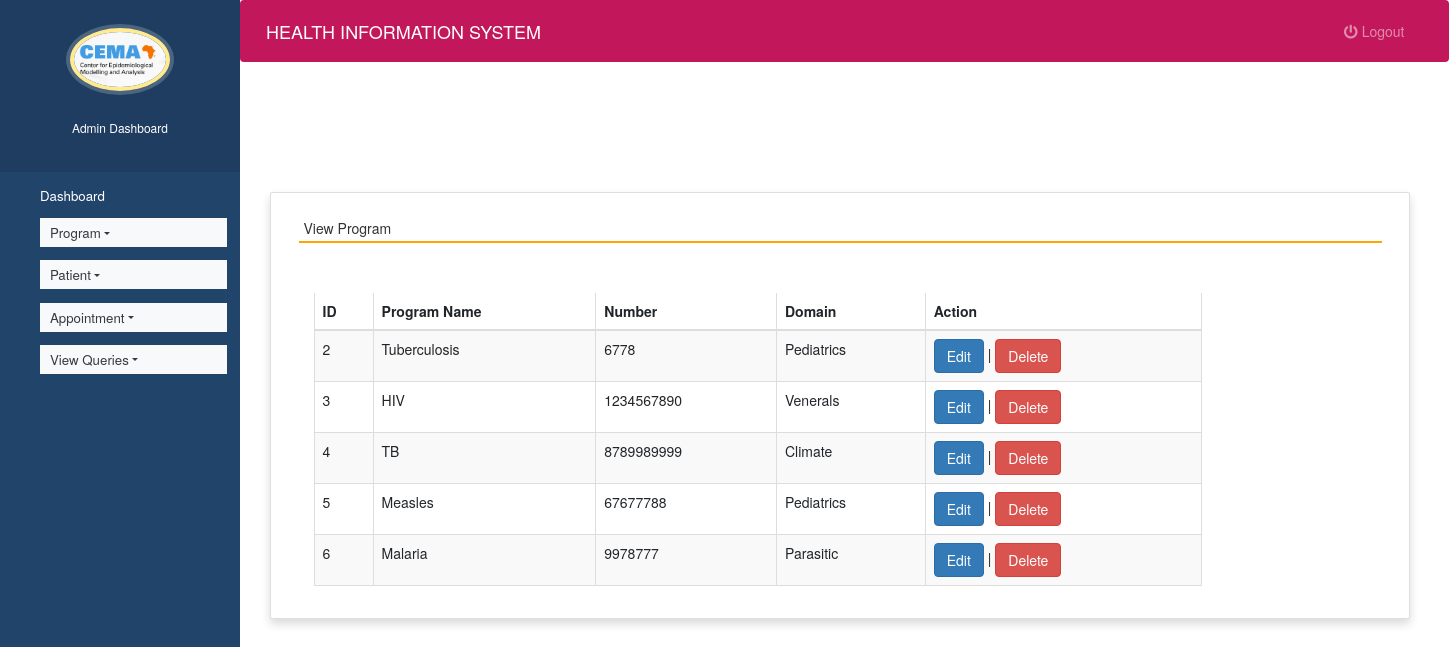
/view_program (signed in), run on the app's committed database.
### health/models.py (models this page shows, shortened)
class Program(models.Model):
    name = models.CharField(max_length=50)
    mobile = models.IntegerField()
    special = models.CharField(max_length=50)

### health/views.py (the view)
# urls.py: path('view_program', view_program, name='view_program'),
def view_program(request):
    if not request.user.is_staff:
        return redirect('login')
    prog = Program.objects.all()
    p = {'prog':prog}
    return render(request,'view_doctor.html', p)

### health/templates/view_doctor.html (shortened to what this page needs)
{% extends 'admin_nav.html' %}
{% load static %}
{% block content %}
<head>
 <link rel="stylesheet" href="https://maxcdn.bootstrapcdn.com/bootstrap/3.4.1/css/bootstrap.min.css">
  <link rel="stylesheet" href="https://cdnjs.cloudflare.com/ajax/libs/font-awesome/4.7.0/css/font-awesome.min.css">
  <link rel="stylesheet" href="https://use.fontawesome.com/releases/v5.6.3/css/all.css">
</head>
<br><br><br><br>
<div class="container card shadow m-5">
    <div class="card-body">
        <h5 class="p-2" style="border-bottom: 2px solid orange">View Program</h5>
		<div class="container mt-5">
			<div class="table-responsive">
		<table id="example" class="table table-striped table-bordered table-sm" style="width:80%">
			<thead>
				<tr>
					<th>ID</th>
					<th>Program Name</th>
					<th>Number</th>
					<th>Domain</th>
                    <th>Action</th>
				</tr>
			</thead>
			<tbody>
            {% for i in prog %}
			<tr>
				<td>{{i.id}}</td>
				<td>{{i.name}}</td>
				<td>{{i.mobile}}</td>
				<td>{{i.special}}</td>
				<td><a href="{% url 'edit_program' i.id %}" class="btn btn-primary">Edit</a> |
				<a href="{% url 'delete_program' i.id %}" onclick="return confirm('Are you ready to delete this record ?')" class="btn btn-danger">Delete</a></td>
			</tr>
			{% endfor %}
			</tbody>
		</table>
				</div>
	 </div>
	</div>
</div>
{% endblock content %}

### health/static/style.css (style rules this page uses)
body { padding-left: 240px; }

### health/templates/admin_nav.html (style rules this page uses)
a:link { text-decoration: none; }
a { color: white; }
body { padding-left: 240px; }

### data on the page
Program: id "2", name "Tuberculosis", mobile "6778", special "Pediatrics"
Program: id "3", name "HIV", mobile "1234567890", special "Venerals"
Program: id "4", name "TB", mobile "8789989999", special "Climate"
Program: id "5", name "Measles", mobile "67677788", special "Pediatrics"
Program: id "6", name "Malaria", mobile "9978777", special "Parasitic"
